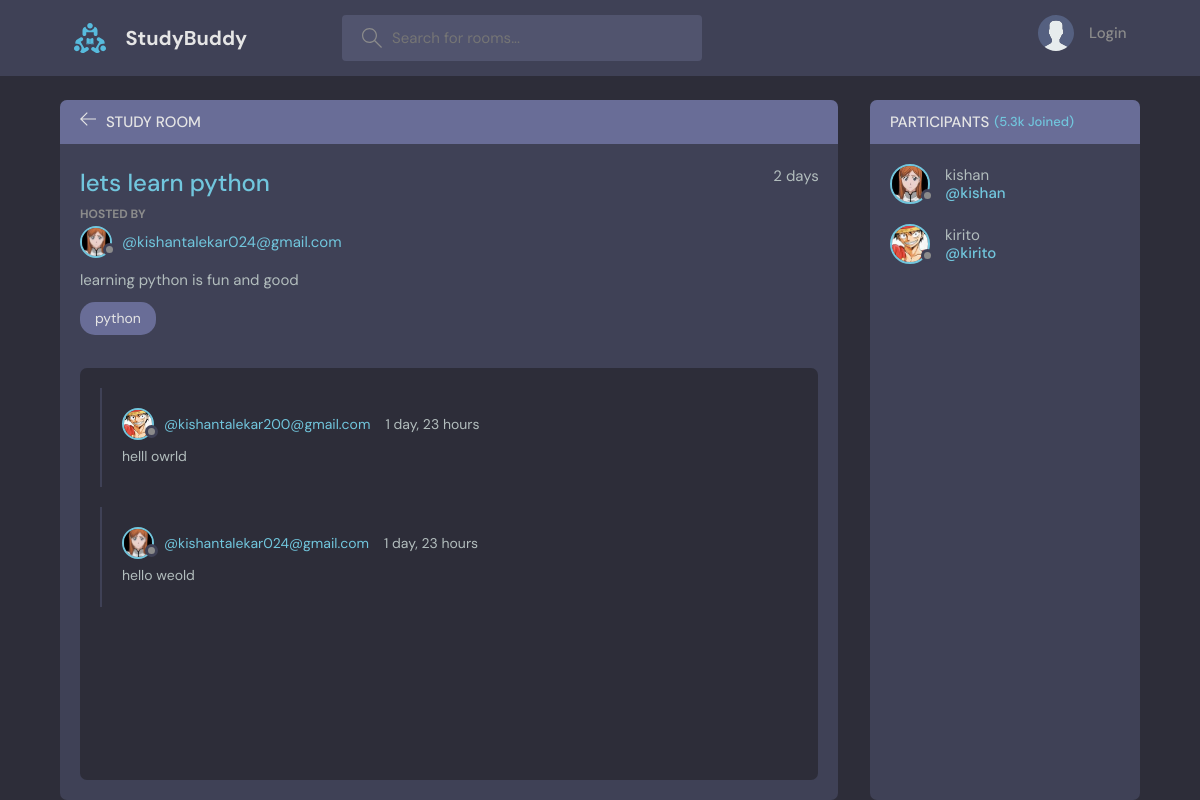
/room/1, run on the app's committed database.
### base/models.py (models this page shows, shortened)
class Room(models.Model):
    host = models.ForeignKey(User,on_delete=models.SET_NULL,null=True)
    topic = models.ForeignKey(Topic,on_delete=models.SET_NULL,null=True)
    name=models.CharField(max_length=100)
    description=models.TextField(max_length=100,null=True,blank=True)
    participants = models.ManyToManyField(User,related_name='participants',blank=True)
    updated = models.DateTimeField(auto_now=True)
    created = models.DateTimeField(auto_now_add=True)
    class Meta:
        ordering=['-updated','-created']

class User(AbstractUser):
   name= models.CharField(max_length=200,null=True)
   email= models.EmailField(unique=True,null=True)
   bio= models.TextField(null=True)
   avatar = models.ImageField(null=True,default='avatar.svg')
   USERNAME_FIELD = 'email'
   REQUIRED_FIELDS = []

class Topic(models.Model):
    name= models.CharField(max_length=200)
    def __str__(self):
        return self.name

class Message(models.Model):
    user = models.ForeignKey(User,on_delete=models.CASCADE)
    room=models.ForeignKey(Room,on_delete=models.CASCADE)
    body=models.TextField()
    updated = models.DateTimeField(auto_now=True)
    created = models.DateTimeField(auto_now_add=True)
    class Meta:
        ordering=['-updated','-created']

### base/views.py (the view, shortened to what this page needs)
# urls.py: path('room/<str:pk>',views.room,name='room'),
def room(request,pk):
    room = None
    room =   Room.objects.get(id=pk)
    room_messages = room.message_set.all()
    participants = room.participants.all()
    context = {'room':room,'room_messages':room_messages,'participants':participants}
    return render(request,'base/room.html',context)

### base/templates/base/room.html (shortened to what this page needs)
{% extends 'main.html'%}
{% block content %}
<main class="profile-page layout layout--2">
  <div class="container">
    <div class="room">
      <div class="room__top">
        <div class="room__topLeft">
          <a href="{%url 'home'%}">
            <svg version="1.1" xmlns="http://www.w3.org/2000/svg" width="32" height="32" viewBox="0 0 32 32">
              <title>arrow-left</title>
              <path
                d="M13.723 2.286l-13.723 13.714 13.719 13.714 1.616-1.611-10.96-10.96h27.625v-2.286h-27.625l10.965-10.965-1.616-1.607z">
              </path>
            </svg>
          </a>
          <h3>Study Room</h3>
        </div>
      </div>
      <div class="room__box scroll">
        <div class="room__header scroll">
          <div class="room__info">
            <h3>{{room.name}}</h3>
            <span>{{room.created|timesince}}</span>
          </div>
          <div class="room__hosted">
            <p>Hosted By</p>
            <a href="#" class="room__author">
              <div class="avatar avatar--small">
                <img src="{{room.host.avatar.url}}" />
              </div>
              <span>@{{room.host}}</span>
            </a>
          </div>
          <div class="room__details">
            {{room.description}}
          </div>
          <span class="room__topics">{{room.topic}}</span>
        </div>
        <div class="room__conversation">
          <div class="threads scroll">
            {%for message in room_messages%}
            <div class="thread">
              <div class="thread__top">
                <div class="thread__author">
                  <a href="{%url 'user-profile' message.user.id%}" class="thread__authorInfo">
                    <div class="avatar avatar--small">
                      <img src="{{message.user.avatar.url}}" />
                    </div>
                    <span>@{{message.user}}</span>
                  </a>
                  <span class="thread__date">{{message.created|timesince}}</span>
                </div>
              </div>
              <div class="thread__details">
                {{message.body}}
              </div>
            </div>
            {%endfor%}
          </div>
        </div>
      </div>
    </div>
    <div class="participants">
      <h3 class="participants__top">Participants <span>(5.3k Joined)</span></h3>
      <div class="participants__list scroll">
        {%for participant in participants%}
        <a href="{%url 'user-profile' participant.id%}" class="participant">
          <div class="avatar avatar--medium">
            <img src="{{participant.avatar.url}}" />
          </div>
          <p>
            {{participant.username}}
            <span>@{{participant.username}}</span>
          </p>
        </a>
        {%endfor%}
      </div>
    </div>
  </div>
</main>
{% endblock %}

### data on the page
Room: name "lets learn python", created "2 days", host.avatar (picture), host "kishantalekar024@gmail.com", description "learning python is fun and good", topic "python"
Message: user.avatar (picture), user "kishantalekar200@gmail.com", created "1 day, 23 hours", body "helll owrld"
Message: user.avatar (picture), user "kishantalekar024@gmail.com", created "1 day, 23 hours", body "hello weold"
User: avatar (picture), username "kishan"
User: avatar (picture), username "kirito"
